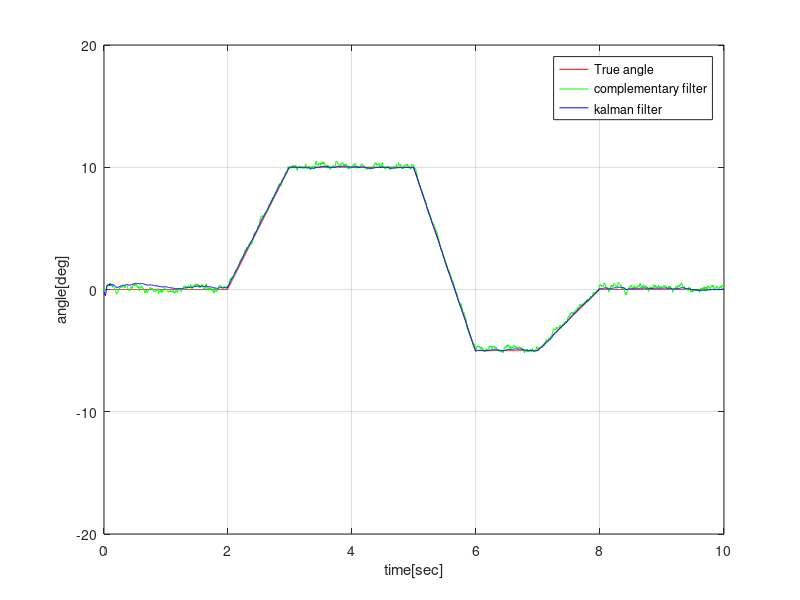

Recreate this plot in MATLAB.
%Gyro test program 

%start with clear memory and close all plots 

clear all;
close all;

%gyro and accelerometer sim params

rollTruek1 = 0.0;
rollTruek = 0.0;
rollVelTrue = 0.0;
gyroDriftTrue = 3.0;
gyroBiasTrue = 0.01;
gyroSigmaNoise = 0.1;
accelSigmaNoise = sqrt(0.5);

accelMeask1 = 0.0;
accelMeask = 0.0;
gyroMeask1 = 0.0;
gyroMeask = 0.0;

deltaT = 0.004;%250Hz
time = 0.0;
dataStore = zeros(5010,7);

%complemetary filter parameters 
angleRollk1 = 0.0;
angleRollk = 0.0;

gaink1 = 0.90;%gyro gain 
gaink2 = 0.10;%drift correction gain 

%kalman filter params

xk = zeros(1,2);     %state vector 1 angle 2 gyro drift
pk = [0.5 0 0 0.01]; % covarience matrix 
K = zeros(1,2);      %Kalman gain 
phi = [1 deltaT 0 1];%state transition matrix
psi = [deltaT 0];    %control transition matrix 
R = 0.03;            %measurement noise
Q = [0.002^2 0 0 0]; %proccess noise
H = [1 0];           %observation matrix

%sim loop

endPoint = 2500;
for i = 1:endPoint;
    % moving roll of gyro 
    rollVelTrue = 0.0;
    if (i>=500) && (i<750);
        rollVelTrue = 10.0;
    end
    if (i>=1250) && (i<1500);
        rollVelTrue = -15.0;
    end
    if (i>=1750) && (i<2000);
        rollVelTrue = 5.0;
    end
    

    %create gyro and accel measurements 
    % gyro in [deg/sec] accel with change g to angle [deg] 
    
    rollTruek1 = rollTruek + rollVelTrue*deltaT; %integrate for val of gyro
    
    accelMeask1 = rollTruek1 + randn(1)*accelSigmaNoise; % in degrees 
    
    gyroReadk1 = rollVelTrue + gyroDriftTrue + randn(1)*...
        gyroSigmaNoise + gyroBiasTrue;
    
    gyroMeask1 = gyroReadk1 - gyroBiasTrue;
    
    
    %complemetary filter 
    
    angleRollk1 = gaink1*(angleRollk + gyroMeask1*deltaT)...
         + gaink2*(accelMeask1);
    
    %kalman filter
    %estimating roll and gyro bias in scaler form
    
    uk = gyroMeask1;
    zk = accelMeask1;
    
    %xmk1Minus = phi*xk + psi*uk;
    xk1Minus(1) = phi(1)*xk(1) + phi(2)*xk(2) + psi(1)*uk;
    xk1Minus(2) = phi(3)*xk(1) + phi(4)*xk(2) + psi(2)*uk;
    
    %pk1Minus = phi*pk*phi' + Q;
    pk1Minus(1) = (phi(1)*pk(1) + phi(2)*pk(3))*phi(1) +...
                  (phi(1)*pk(2) + phi(2)*pk(4))*phi(2) + Q(1);
    pk1Minus(2) = (phi(1)*pk(1) + phi(2)*pk(3))*phi(3) +...
                  (phi(1)*pk(2) + phi(2)*pk(4))*phi(4) + Q(2);
    pk1Minus(3) = (phi(3)*pk(1) + phi(4)*pk(3))*phi(1) +...
                  (phi(3)*pk(2) + phi(4)*pk(4))*phi(2) + Q(3);    
    pk1Minus(4) = (phi(3)*pk(1) + phi(4)*pk(3))*phi(3) +...
                  (phi(3)*pk(2) + phi(4)*pk(4))*phi(4) + Q(4); 
    
    %S = H*pk1Minus*H' + R;
    S = (H(1)*pk1Minus(1) + H(2)*pk1Minus(3))*H(1) +...
        (H(1)*pk1Minus(2) + H(2)*pk1Minus(4))*H(1) + R;
    
    %K = pk1Minus*H' + R;
    K(1) = (pk1Minus(1)*H(1) + pk1Minus(2)*H(2))/S;
    K(2) = (pk1Minus(3)*H(1) + pk1Minus(4)*H(2))/S;
    
    %xk1 = ck1Minus + K*(zk - H*xk1Minus);
    xk1(1) = xk1Minus(1) + K(1)*(zk - (H(1)*xk1Minus(1) +...
             H(2)*xk1Minus(2)));
    xk1(2) = xk1Minus(2) + K(2)*(zk - (H(1)*xk1Minus(1) +...
             H(2)*xk1Minus(2)));
    
    %pk1 = (eye(2,2) - K*H)*pk1Minus;
    pk1(1,1) = (1 - K(1)*H(1))*pk1Minus(1) +...
               (0 - K(1)*H(2))*pk1Minus(3);
    pk1(1,2) = (1 - K(1)*H(1))*pk1Minus(2) +...
               (0 - K(1)*H(2))*pk1Minus(4);
    pk1(2,1) = (1 - K(2)*H(1))*pk1Minus(1) +...
               (0 - K(2)*H(2))*pk1Minus(3);
    pk1(2,2) = (1 - K(2)*H(1))*pk1Minus(2) +...
               (0 - K(2)*H(2))*pk1Minus(4);
    
    
    %store data 
    dataStore(i,:) = [time rollTruek1 accelMeask1 gyroMeask1 ...
        angleRollk1 xk1(1) xk1(2)];
    %reset values for next iteration
    angleRollk = angleRollk1;
    rollTruek = rollTruek1;
    time = time + deltaT;
    
    xk = xk1;
    pk = pk1;
end

%plot results

plot(dataStore(1:endPoint,1),dataStore(1:endPoint,2),'r');
hold
plot(dataStore(1:endPoint,1),dataStore(1:endPoint,5),'g');
plot(dataStore(1:endPoint,1),dataStore(1:endPoint,6),'b');
grid on
axis([0 10 -20 20])
xlabel('time[sec]')
ylabel('angle[deg]')
legend('True angle','complementary filter','kalman filter')










